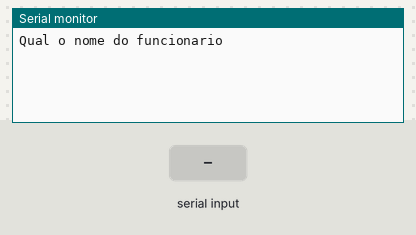
Simulated run of this sketch. Board: Arduino Uno, built with avr-gcc and run on an emulated ATmega328P. Parts: the last lines printed to the serial monitor. The inputs (shaded band) are chosen by the test bench.

Above: at 1.2 s.
1.3 s: "90,45\n" received over Serial
At 2.9 s:
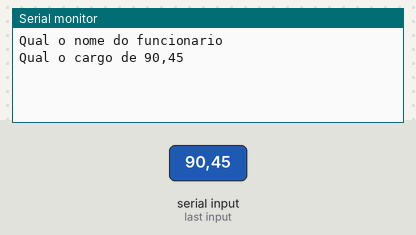
3.8 s: "30,150\n" received over Serial
At 6.0 s:
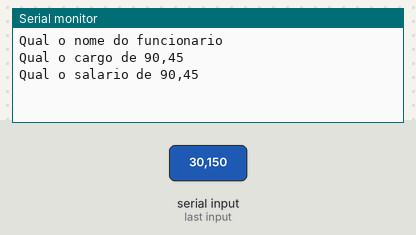
6.3 s: "5\n" received over Serial
At 6.38 s:
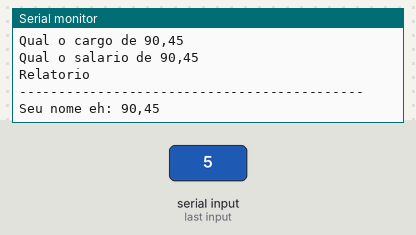
7.8 s: "90\n" received over Serial
At 10.0 s:
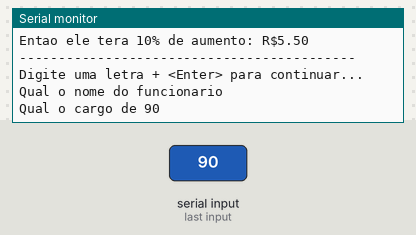
10.3 s: "200\n" received over Serial
At 12.1 s:
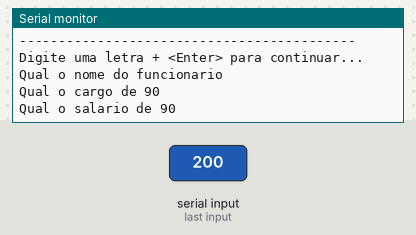
12.8 s: "90,45\n" received over Serial
At 12.89 s:
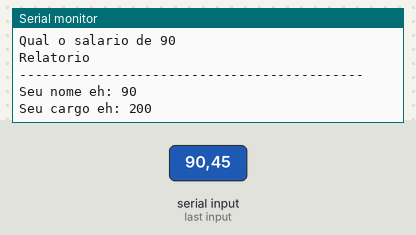

Measured:
- after the input at 1.3 s, the serial monitor: prints a new line after 1.0 s (image 1)
- after the input at 3.8 s, the serial monitor: prints a new line after 1.0 s (image 2)
- after the input at 6.3 s, the serial monitor: prints a new line at once (image 3)
- after the input at 7.8 s, the serial monitor: prints a new line after 1.0 s (image 4)
- after the input at 10.3 s, the serial monitor: prints a new line after 1.0 s (image 5)
- after the input at 12.8 s, the serial monitor: prints a new line at once (image 6)

The sketch:

lopal_ex081.ino
```cpp
/*Faça um programa que receba o nome, cargo e salário de um funcionário. Se o
funcionário ganhar abaixo de 1000 reais, calcule o salário acrescido de 10%.
Ao final exiba o nome, o cargo e o salário desse funcionário.
*/
String nome = "Cleber", cargo = "Secretário";
float S = 0;
float S10 = 0;

void setup()
{
  Serial.begin(9600);
}

void loop()
{

  Serial.println("Qual o nome do funcionario");
  while(! Serial.available());
  nome = Serial.readString();
  Serial.println("Qual o cargo de " + nome);
  while(! Serial.available());
  cargo = Serial.readString();
  Serial.println("Qual o salario de " + nome);
  while(! Serial.available());
  S = Serial.parseFloat();


  S10 = S * 1.10;

  Serial.println();
  Serial.println();
  Serial.println("Relatorio");
  Serial.println();
  Serial.println("--------------------------------------------");

  Serial.println("Seu nome eh: " + nome);
  Serial.println("Seu cargo eh: " + cargo);

  if(S < 1000){
    Serial.println("Salario e abaixo de 1000.");
    Serial.println("Entao ele tera 10% de aumento: R$" + String(S10));
 } else {
    Serial.println("Seu salario é maior, ou igual, a 1000 reais");
    Serial.println("Entao ele nao tera aumento: R$" + String(S));
  }

  Serial.println("-------------------------------------------");
  Serial.println("Digite uma letra + <Enter> para continuar..."); //gambiarra para fazer o programa parar
  while(! Serial.available());
  Serial.println();
  Serial.println();

  Serial.read();//limpa o chace do \n - o <Enter>
  }
```
